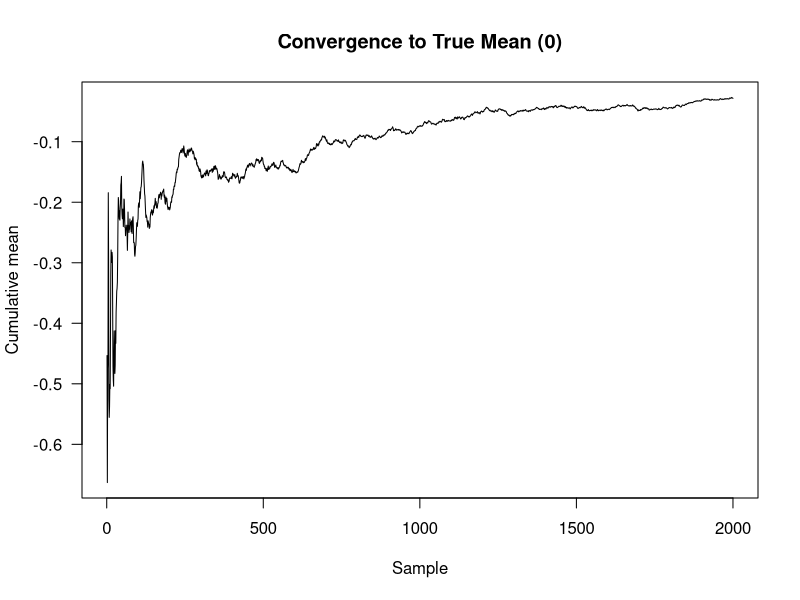
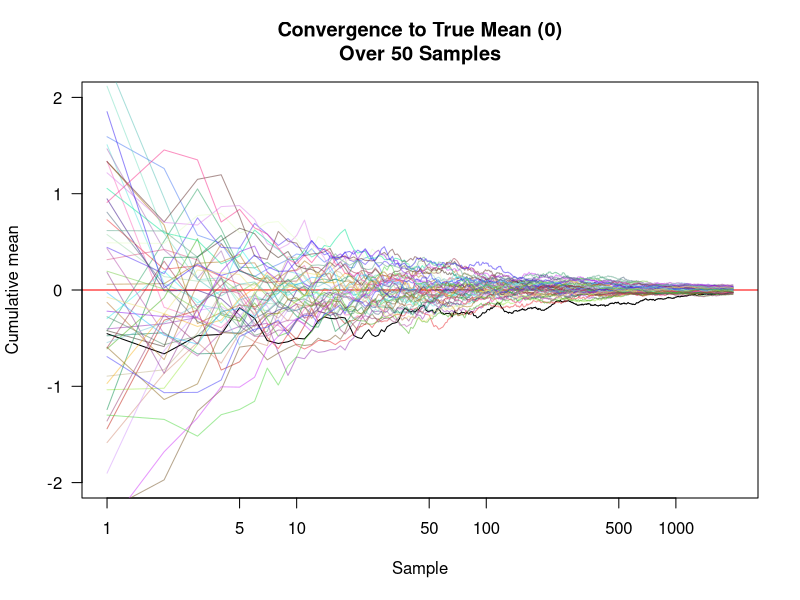

The R script that drew these images, in order:
## This code was largely adapted from part of nicer's MCMC code
# Set our parameters
m <- 0 # mean
s <- 1 # standard deviation

# Now sample from this distribution (mean = 0; sd = 1)
set.seed(8329) # can be anything you want; tells where to start and return
samples <- rnorm(2000, m, s) # the `rnorm` function simply generates a random sample from a normal distribution

# Let's check the mean from our sample
mean(samples) # it is very close to the true mean we previously set (0)

# Let's now check the summary statistics for our sample
summary(replicate(1000, mean(rnorm(2000, m, s))))

# Now we can compute the cumulative mean (for element k, the sum of elements 1, 2,..., k, divided by k) by writing a simple function
cummean <- function(x)
  cumsum(x) / seq_along(x)

# Now we can plot the convergence to the true mean
plot(cummean(samples), type="l", xlab="Sample", ylab="Cumulative mean",
     main = "Convergence to True Mean (0)",
     panel.first=abline(h=0, col="red"), las=1) # set the hline at 0 for comparison

# Here are another 50 random samples on the same plot to see the same pattern (convergence to the true mean of 0) 
set.seed(5523)
plot(cummean(samples), type="l", xlab="Sample", ylab="Cumulative mean",
     main = "Convergence to True Mean (0)\nOver 50 Samples",
     ylim = c(-2,2), # set wider limit for y axis to center the samples in the plot
     panel.first=abline(h=0, col="red"), las=1, log="x") # set the hline at 0 for comparison
for (i in seq_len(50))
  lines(cummean(rnorm(2000, m, s)),
        col=rgb(runif(1), runif(1), runif(1), .5))

# Change the parameter values and repeat the steps above to see how the samples change accordingly 
# (e.g., changing m to 2 will shift all samples to converge to 2 as this is the "true mean", 
# increasing sd values will shift the sample mean given wider variance, and so on.)
